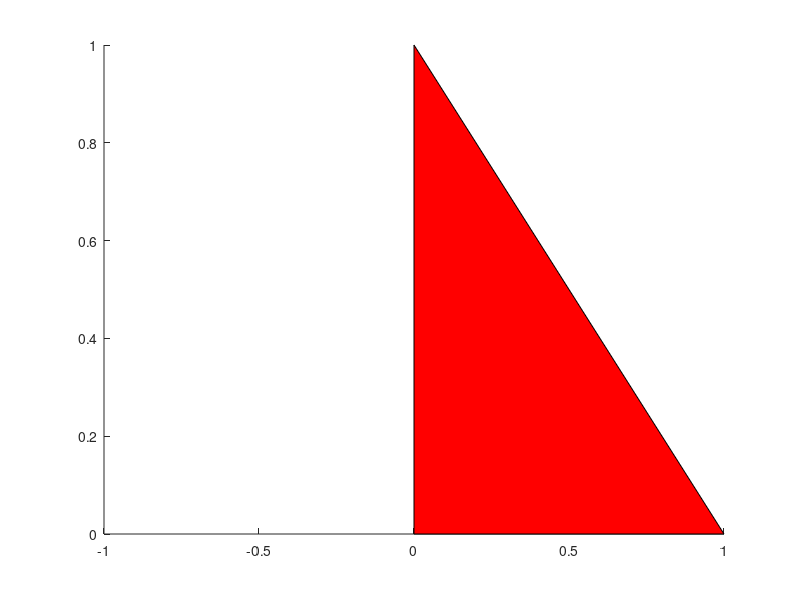

Source code (MATLAB): (Note: this script raises an error after producing the figure.)
%=============================================================================
% Copyright (c) 2016-present Allan CORNET (Nelson)
%=============================================================================
% This file is part of Nelson.
%=============================================================================
% LICENCE_BLOCK_BEGIN
% SPDX-License-Identifier: LGPL-3.0-or-later
% LICENCE_BLOCK_END
%=============================================================================
% <--ADV-CLI MODE-->
%=============================================================================
figure('Visible', 'off');
p = patch([0 1 0], [0 0 1], 'red');
p.XData = [1 2 1];
p.YData = [1 1 2];
drawnow();
asserts.isequal(p.Vertices(:, 1), [1; 2; 1]);
asserts.isequal(p.Vertices(:, 2), [1; 1; 2]);
%=============================================================================
